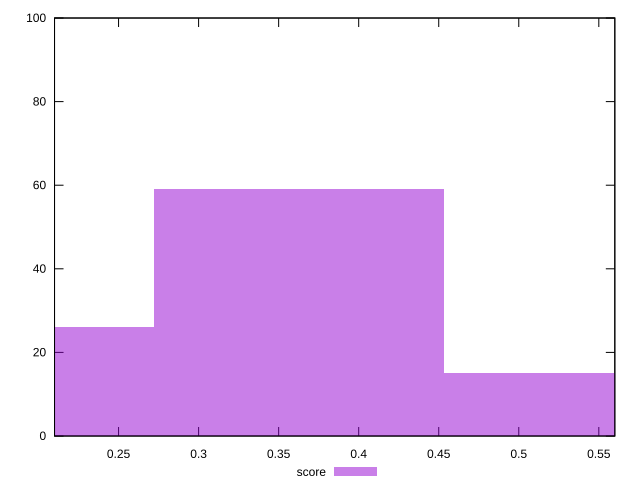

Reproduce this figure in gnuplot.
reset

$score <<EOF
0.18126074306810028 26
0.36252148613620055 59
0.5437822292043009 15
EOF

set key outside below
set boxwidth 0.18126074306810028
set xrange [0.21:0.56]
set yrange [0:100]
set trange [0:100]
set style fill transparent solid 0.5 noborder
set terminal svg size 640, 490 enhanced background rgb 'white'
set output "report_00015_2021-02-09T16-11-33.973Z/uses-text-compression/samples/pages+cached+noadtech/score/histogram.svg"

plot $score title "score" with boxes

reset
